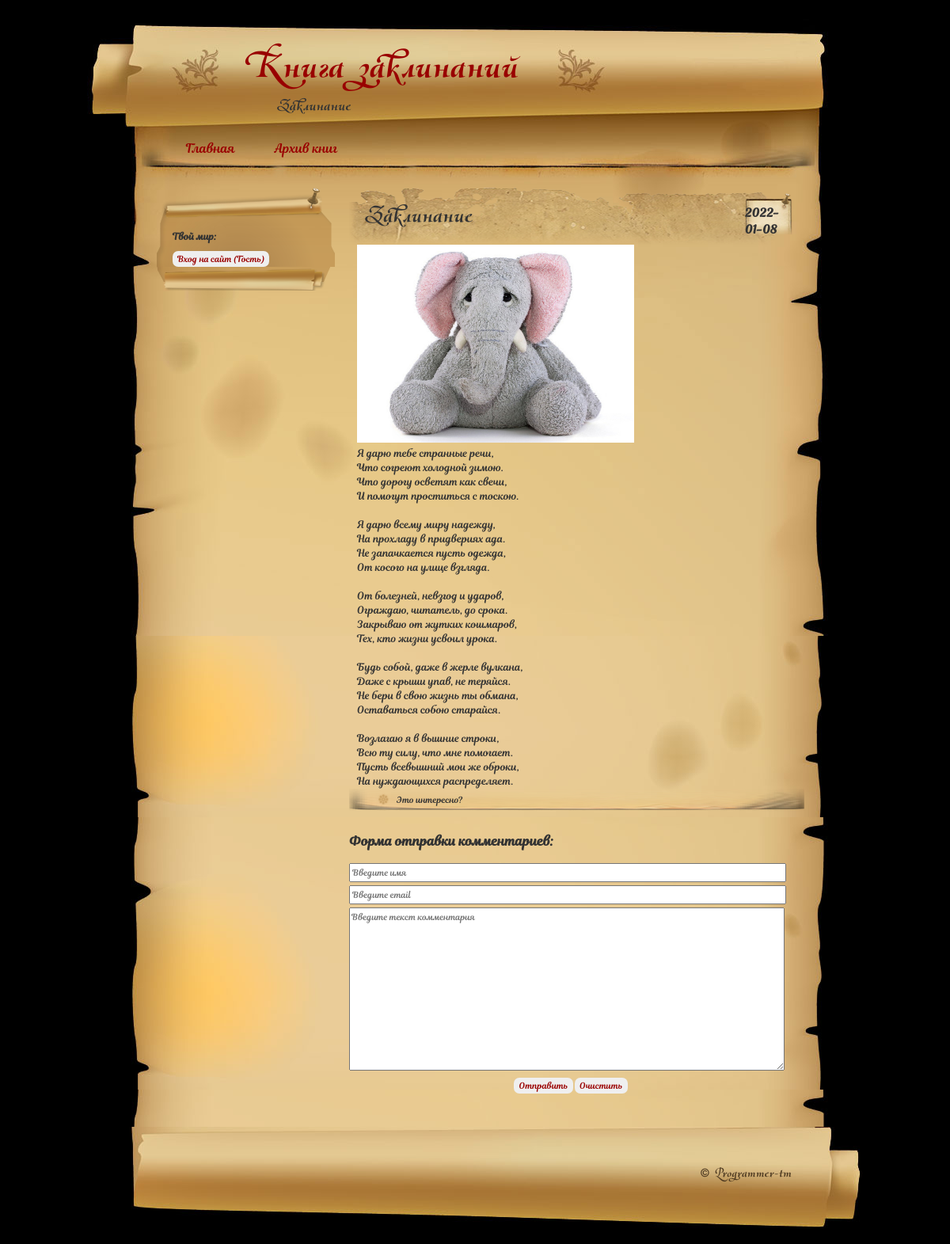
/post/?id=4, run on an earlier commit of the app's database.
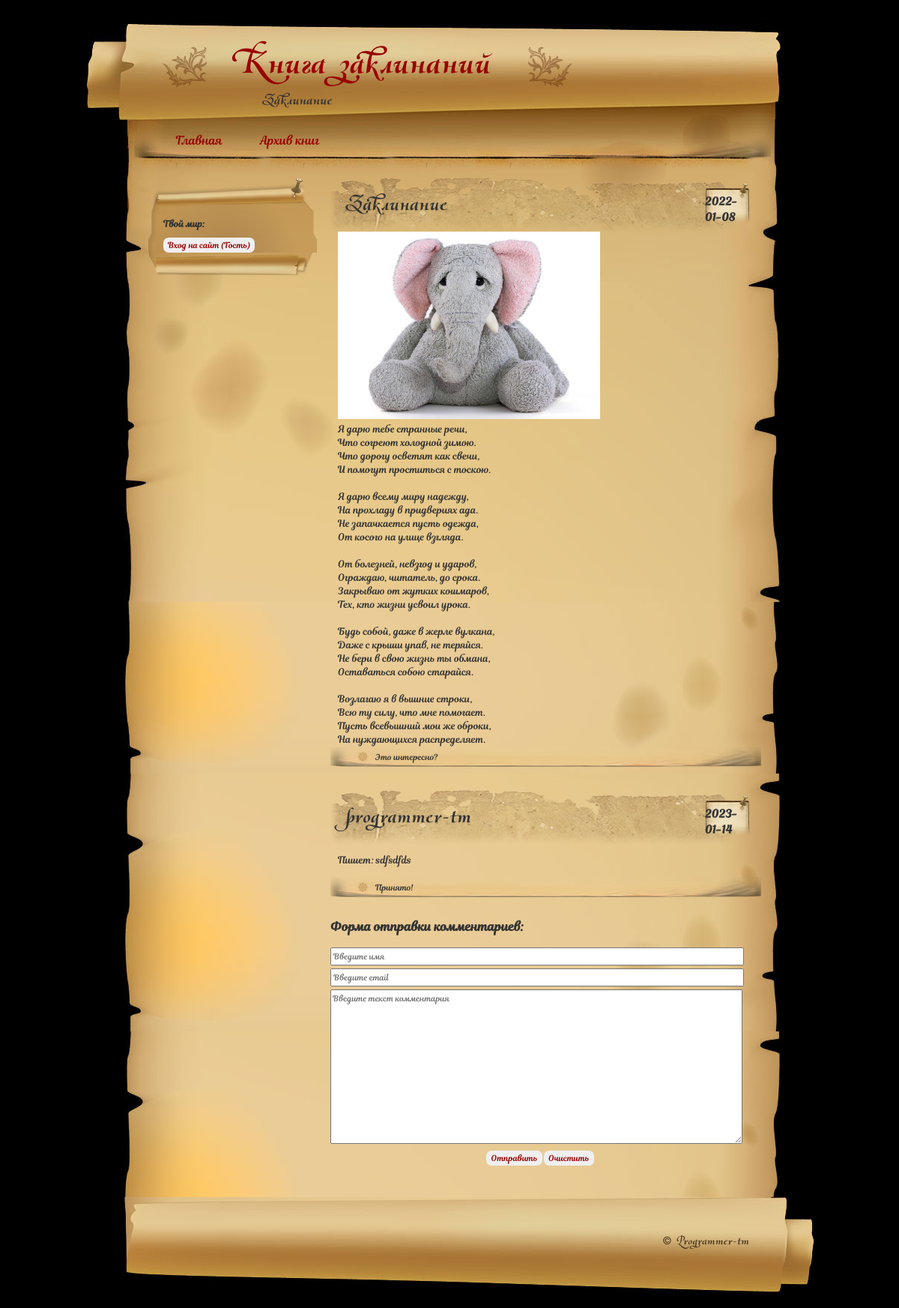
And on a later commit of the database.
### tables this page shows
CREATE TABLE `comments` (
  `id` int(11) NOT NULL,
  `post_id` int(11) DEFAULT NULL,
  `name` varchar(20) NOT NULL,
  `email` varchar(100) NOT NULL,
  `text` varchar(255) NOT NULL,
  `moder_id` int(11) DEFAULT NULL,
  `status` tinyint(4) NOT NULL DEFAULT 1,
  `date_write` date NOT NULL DEFAULT current_timestamp(),
  `date_modification` date DEFAULT NULL
);

### core/model/functions.php (called while the page is built, shortened)
<?php
function allContent(){
    global $box;
    return mysqli_fetch_all(mysqli_query($box['db'], "SELECT * FROM {$box['table']} {$box['params']}"), MYSQLI_ASSOC);
}
function oneContent(){
    global $box;
    return mysqli_fetch_assoc(mysqli_query($box['db'], "SELECT * FROM {$box['table']} {$box['params']}"));
}
function clearData(){
    global $box;
    $box['table'] = "";
    $box['params'] = "";
}
function updReadPost(){
    global $box;
    $box['table']="posts";
    ++$box['post']['readings'];
    $box['params']="SET `readings` = '{$box['post']['readings']}' where `id` = '{$_GET['id']}'";
}
function getPost(){
    global $box;
    $box['table']="posts";
    $box['params']="where id=".$_GET['id'];
    $box['post']=oneContent();
}
function getComments($params=""){
    global $box;
    $box['table']="comments";
    if ($params != ""){
        $box['params']=$params;
    } else {
        $box['params']="where `post_id` = '{$_GET['id']}'";
    }
    return allContent();
}
function getUsers($cmd=""){
    global $box;
    $box['table']="users";
    if ($cmd == ""){
        $box['params']="where id<>'{$_SESSION['id']}'";
    } else {
        $box['params']="";
    }
    return allContent();
}
function getConfig(){
    global $box;
    if (!$config){
        $box['config'] = parse_ini_file("../core/config/config.ini", true);
    }
}
function render(){
    global $box;
    include_once "../core/theme/".$box['config']['site']['theme']."/".$box['route'].".php";
    include_once "../core/theme/".$box['config']['site']['theme']."/main.php";
}

### core/router/router.php (called while the page is built, shortened)
<?php
include_once "../core/model/functions.php";
$box=['route' => explode("/", $_SERVER["REQUEST_URI"])[1]];
include_once "../core/controller/".$box['route'].".php";
render();

### public/index.php (called while the page is built)
<?php
include_once "../core/router/router.php";

### core/controller/post.php (called while the page is built, shortened)
<?php
include_once "../core/model/functions.php";
getPost();
$box['page']=$box['post']['title'];
$box['userlist']=getUsers("all");
$box['comments']=getComments();

### core/theme/scroll/post.php (the view, shortened to what the changed rows need)
<div class="post">
	<div class="post-title">
		<h2>
			<?php if($_SESSION['role'] == "0"):?>
				<input type="text" value="<?=$box['post']['title']?>" name="post[title]" required>
			<?php else:?>
				<?=$box['post']['title'];?>
			<?php endif;?>
		</h2>
	</div>
</div>
<?php foreach($box['comments'] as $comment):?>
    <?php if(($_SESSION['role'] != "2" && $_SESSION['role'] != "") || $comment['name'] == $_SESSION['login']):?>
        <div class="post">
		<div class="post-title">
			<div class="post-date">
				<br>
				<?=$comment['date_write'];?>
			</div>
			<h2>Управление комментарием!</h2>
		</div>
		<div class="post-entry">
            <form action="?id=<?=$box['post']['id'];?>&cmd=updComment" method="post" enctype="multipart/form-data">
            <input type="text" value="<?=$comment['id'];?>" name="comment[id]" required hidden><br>
            <input type="text" value="<?=$comment['name'];?>" name="comment[name]" required><br>
            <textarea name="comment[text]" rows="19" cols="44"><?=$comment['text'];?></textarea><br>
            <?php foreach($box['userlist'] as $user):?>
                <?php if($user['id'] == $comment['moder_id']):?>
                    <p>Последние действия: (<?=$user['nickname']?>, <?=$comment['date_modification'];?>)</p>
                <?php endif;?>
            <?php endforeach;?>
		</div>
		<div class="post-info">
            <button type="submit">Сохранить</button>
            <button type="reset" class="cancelbtn">Отменить</button>
            <?php if($_SESSION['role'] != "2"):?>
                <a href="?id=<?=$box['post']['id'];?>&cmd=modComment&c_id=<?=$comment['id'];?>">
                <?php if($comment['status'] == "0"):?>
                    Закрыть!
                <?php elseif($comment['status'] == "1"):?>
                    Публиковать!
                <?php else:?>
                    На проверку!
                <?php endif;?>
                </a>
            <?php else:?>
                <p>
                <?php if($comment['status'] == "0"):?>
                    Опубликовано
                <?php else:?>
                    На модерации
                <?php endif;?>
                </p>
            <?php endif;?>
            <a href="?id=<?=$box['post']['id'];?>&cmd=delComment&c_id=<?=$comment['id'];?>">X</a>
            </form>
		</div>
		<div class="clear"></div>
        </div>
    <?php elseif($comment['status'] == "0"):?>
        <div class="post">
		<div class="post-title">
			<div class="post-date">
				<br>
				<?=$comment['date_write'];?>
			</div>
			<h2><?=$comment['name'];?></h2>
		</div>
		<div class="post-entry">
            <p>Пишет: <?=$comment['text'];?></p>
		</div>
		<div class="post-info">
            Принято!
		</div>
        </div>
    <?php endif;?>
<?php endforeach;?>
<div class="post">
<div class="comments">
	<h2>Форма отправки комментариев:</h2><br>
</div>
</div>

What changed in the data, as far as the page shows it:
added comments: status 0 (drawn), date_write "2023-01-14", name "programmer-tm", text "sdfsdfds"
